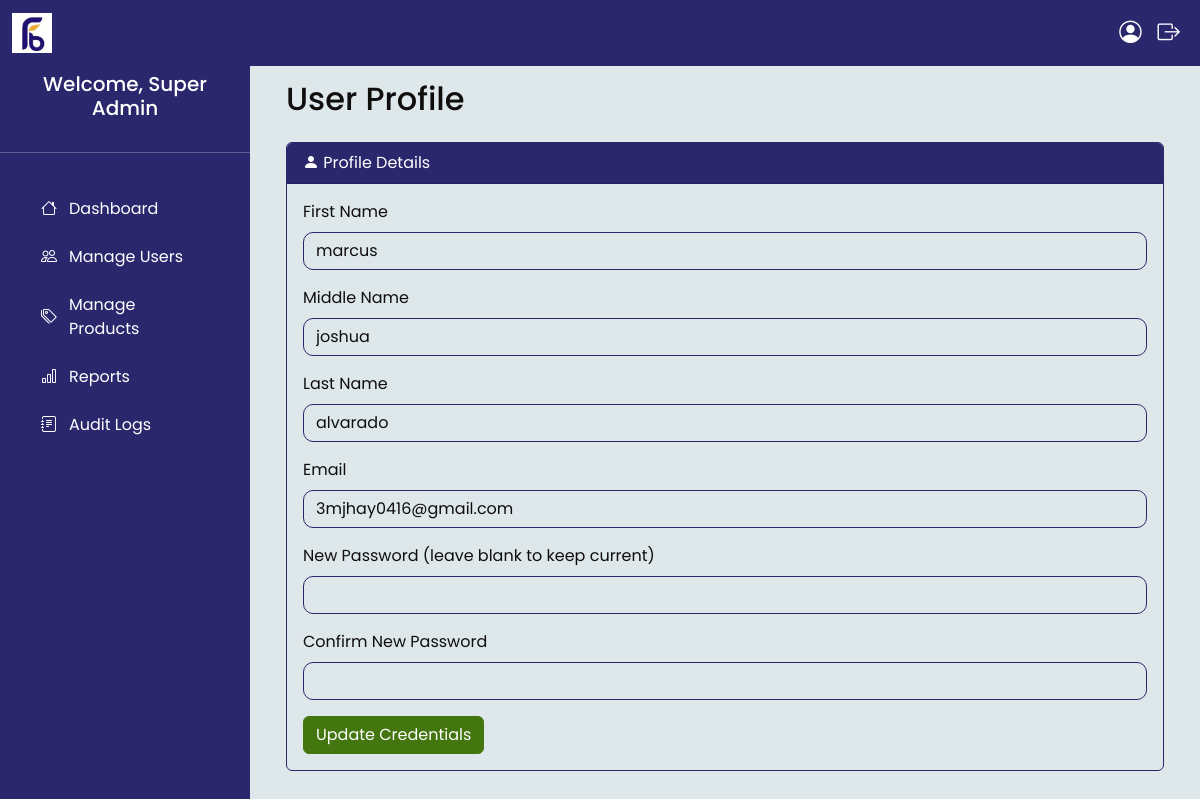
The app's page /profile.php (signed in) with its own data.
### tables this page shows
CREATE TABLE `users` (
  `id` int(11) NOT NULL,
  `first_name` varchar(50) NOT NULL,
  `middle_name` varchar(50) DEFAULT NULL,
  `last_name` varchar(50) NOT NULL,
  `employee_id` varchar(20) NOT NULL,
  `email` varchar(100) NOT NULL,
  `password` varchar(255) NOT NULL,
  `role` enum('Employee','Admin','Super Admin') NOT NULL DEFAULT 'Employee',
  `status` enum('pending','active','inactive') NOT NULL DEFAULT 'pending',
  `custom_menus` varchar(255) DEFAULT NULL,
  `created_at` timestamp NOT NULL DEFAULT current_timestamp()
);

### profile.php (the view, shortened to what this page needs)
<?php
require_once 'header.php';
require_once 'includes/db.php';
$user_id = $_SESSION['user_id'];
$stmt = $conn->prepare("SELECT first_name, middle_name, last_name, email FROM users WHERE id = ?");
$stmt->bind_param("i", $user_id);
$stmt->execute();
$user = $stmt->get_result()->fetch_assoc();
$section = $_GET['section'] ?? 'credentials';
?>
<div class="container-fluid">
    <h2 class="mb-4">User Profile</h2>
    <div class="card">
        <div class="card-header bg-primary-green text-white">
            <i class="bi bi-person-fill"></i> Profile Details
        </div>
        <div class="card-body">
            <?php if ($section == 'credentials'): ?>
                <form method="POST" onsubmit="return confirm('Are you sure you want to update your credentials?');">
                    <div class="mb-3">
                        <label for="first_name" class="form-label">First Name</label>
                        <input type="text" class="form-control" id="first_name" name="first_name" value="<?php echo htmlspecialchars($user['first_name'] ?? ''); ?>" required>
                    </div>
                    <div class="mb-3">
                        <label for="middle_name" class="form-label">Middle Name</label>
                        <input type="text" class="form-control" id="middle_name" name="middle_name" value="<?php echo htmlspecialchars($user['middle_name'] ?? ''); ?>">
                    </div>
                    <div class="mb-3">
                        <label for="last_name" class="form-label">Last Name</label>
                        <input type="text" class="form-control" id="last_name" name="last_name" value="<?php echo htmlspecialchars($user['last_name'] ?? ''); ?>" required>
                    </div>
                    <div class="mb-3">
                        <label for="email" class="form-label">Email</label>
                        <input type="email" class="form-control" id="email" name="email" value="<?php echo htmlspecialchars($user['email'] ?? ''); ?>" required>
                    </div>
                    <div class="mb-3">
                        <label for="password" class="form-label">New Password (leave blank to keep current)</label>
                        <input type="password" class="form-control" id="password" name="password">
                    </div>
                    <div class="mb-3">
                        <label for="confirm_password" class="form-label">Confirm New Password</label>
                        <input type="password" class="form-control" id="confirm_password" name="confirm_password">
                    </div>
                    <button type="submit" class="btn btn-primary">Update Credentials</button>
                </form>
            <?php endif; ?>
        </div>
    </div>
</div>

### assets/css/styles.css (style rules this page uses)
:root { --primary-color: #2A276D; --accent-color: #EFAB35; --secondary-color: #43760F; --muted-color: #A6C297; --background-color: #DEE7EA; --text-color: #0F0E0D; }
body { font-family: 'Poppins', sans-serif; background-color: var(--background-color); color: var(--text-color); }
.card-header { background-color: var(--primary-color); color: #ffffff; }
.btn-primary { background-color: var(--secondary-color); border-color: var(--secondary-color); color: #ffffff; }
.form-control { border-radius: 10px; position: relative; padding-right: 2.5rem; background-color: var(--background-color); color: var(--text-color); border-color: var(--primary-color); }
.card, .form-card { opacity: 0; animation: fadeIn 0.5s ease forwards; background-color: var(--background-color); color: var(--text-color); border-color: var(--primary-color); }

### records on screen
users: first_name "marcus", middle_name "joshua", last_name "alvarado", email "3mjhay0416@gmail.com"

### other values on screen
$_SESSION['role'] "Super Admin"
$menu_data['label'] "Dashboard"
$menu_data['label'] "Manage Users"
$menu_data['label'] "Manage Products"
$menu_data['label'] "Reports"
$menu_data['label'] "Audit Logs"
